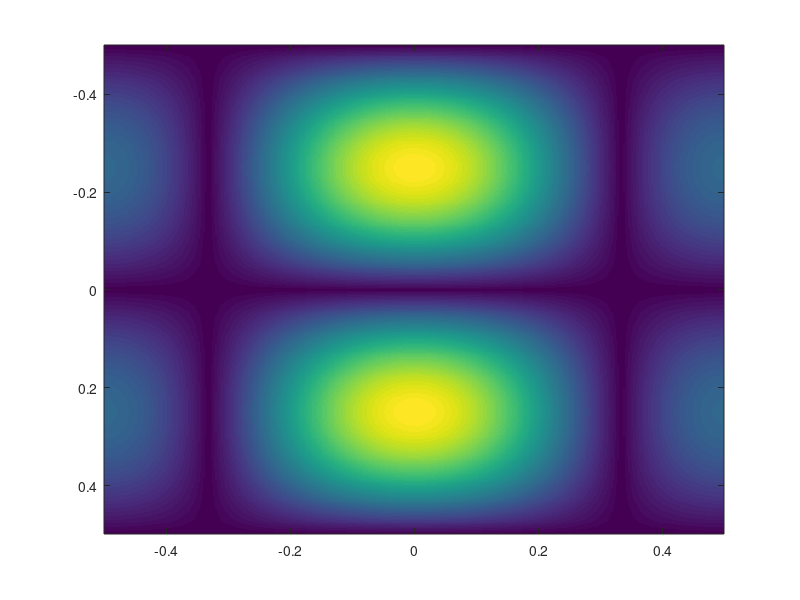

Here is the MATLAB script that generated this plot: (Note: this script raises an error after producing the figure.)
% image filtering
% high-pass filtering
% author P. LE CALLET
    clear all
    close all
    %o the image size is 512 x 512
	size1 = 512;
	% convolution kernel
	filter1 = [-1 -1 -1; 0 0 0; 1 1 1];
    support=size(filter1,1);
   % To compute the FFT 
   % number of points for computing the FFT2D according to one dimension
    nb_point = size1;
    
	spectrum_filter1 = fftshift(fft2(filter1,nb_point,nb_point))/(support*support);
   % normalized frequencies
	vt =(-size1/2:size1/nb_point:(size1/2-size1/nb_point))/size1;
   % modulus of the FFT
    figure(1);
	imagesc(vt,vt,abs(spectrum_filter1));
	colormap('default');   

   
	
  	% to read a square image
   im1 = imread('fruit_lumi.bmp','bmp');
   size1 = size(im1,1)
   % to display the image
   figure(2); 
   imshow(im1);
  
   
   % spatial filtering
   imf1 = imfilter(im1,filter1,'replicate');
   figure(3)
   map = 0:1/255:1;
   map = [map',map',map'];
   imagesc(abs(double(imf1)));
   colormap(map);
   
   % example of another filter
   filter2 = [-1 0 1;-1 0 1; -1 0 1];
   imf2 = imfilter(im1,filter2,'replicate');
   figure(4)
   imagesc(abs(double(imf2)));
   colormap(map);
   